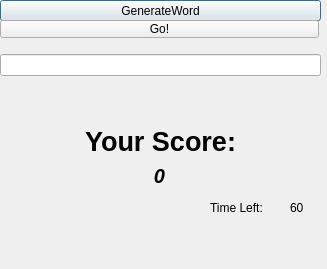
<?xml version="1.0" encoding="UTF-8"?>
<ui version="4.0">
 <class>GameWindow</class>
 <widget class="QDialog" name="GameWindow">
  <property name="geometry">
   <rect>
    <x>0</x>
    <y>0</y>
    <width>327</width>
    <height>269</height>
   </rect>
  </property>
  <property name="font">
   <font>
    <pointsize>9</pointsize>
   </font>
  </property>
  <property name="windowTitle">
   <string>Dialog</string>
  </property>
  <widget class="QWidget" name="gridLayoutWidget">
   <property name="geometry">
    <rect>
     <x>0</x>
     <y>0</y>
     <width>321</width>
     <height>21</height>
    </rect>
   </property>
   <layout class="QGridLayout" name="gridLayout">
    <item row="0" column="0">
     <widget class="QPushButton" name="GenerateWord">
      <property name="minimumSize">
       <size>
        <width>319</width>
        <height>18</height>
       </size>
      </property>
      <property name="text">
       <string>GenerateWord</string>
      </property>
     </widget>
    </item>
   </layout>
  </widget>
  <widget class="QWidget" name="horizontalLayoutWidget">
   <property name="geometry">
    <rect>
     <x>0</x>
     <y>90</y>
     <width>321</width>
     <height>31</height>
    </rect>
   </property>
   <layout class="QHBoxLayout" name="horizontalLayout"/>
  </widget>
  <widget class="QPushButton" name="GoButton">
   <property name="geometry">
    <rect>
     <x>0</x>
     <y>20</y>
     <width>319</width>
     <height>18</height>
    </rect>
   </property>
   <property name="text">
    <string>Go!</string>
   </property>
  </widget>
  <widget class="QWidget" name="gridLayoutWidget_3">
   <property name="geometry">
    <rect>
     <x>0</x>
     <y>40</y>
     <width>321</width>
     <height>50</height>
    </rect>
   </property>
   <layout class="QGridLayout" name="gridLayout_3">
    <item row="0" column="0">
     <widget class="QLineEdit" name="DisplayWord">
      <property name="enabled">
       <bool>true</bool>
      </property>
      <property name="readOnly">
       <bool>true</bool>
      </property>
      <property name="clearButtonEnabled">
       <bool>false</bool>
      </property>
     </widget>
    </item>
   </layout>
  </widget>
  <widget class="QWidget" name="gridLayoutWidget_2">
   <property name="geometry">
    <rect>
     <x>0</x>
     <y>120</y>
     <width>321</width>
     <height>42</height>
    </rect>
   </property>
   <layout class="QGridLayout" name="gridLayout_2">
    <item row="1" column="0">
     <widget class="QLabel" name="Score">
      <property name="font">
       <font>
        <pointsize>20</pointsize>
        <bold>true</bold>
       </font>
      </property>
      <property name="text">
       <string>Your Score:</string>
      </property>
      <property name="alignment">
       <set>Qt::AlignCenter</set>
      </property>
     </widget>
    </item>
   </layout>
  </widget>
  <widget class="QWidget" name="horizontalLayoutWidget_2">
   <property name="geometry">
    <rect>
     <x>0</x>
     <y>160</y>
     <width>321</width>
     <height>41</height>
    </rect>
   </property>
   <layout class="QHBoxLayout" name="horizontalLayout_2"/>
  </widget>
  <widget class="QLabel" name="score_int">
   <property name="geometry">
    <rect>
     <x>0</x>
     <y>160</y>
     <width>319</width>
     <height>31</height>
    </rect>
   </property>
   <property name="font">
    <font>
     <pointsize>15</pointsize>
     <italic>true</italic>
     <bold>true</bold>
    </font>
   </property>
   <property name="text">
    <string>0</string>
   </property>
   <property name="alignment">
    <set>Qt::AlignCenter</set>
   </property>
  </widget>
  <widget class="QLabel" name="Timer">
   <property name="geometry">
    <rect>
     <x>290</x>
     <y>200</y>
     <width>37</width>
     <height>16</height>
    </rect>
   </property>
   <property name="text">
    <string>60</string>
   </property>
  </widget>
  <widget class="QLabel" name="label">
   <property name="geometry">
    <rect>
     <x>210</x>
     <y>200</y>
     <width>71</width>
     <height>16</height>
    </rect>
   </property>
   <property name="text">
    <string>Time Left:</string>
   </property>
  </widget>
 </widget>
 <resources/>
 <connections/>
</ui>
